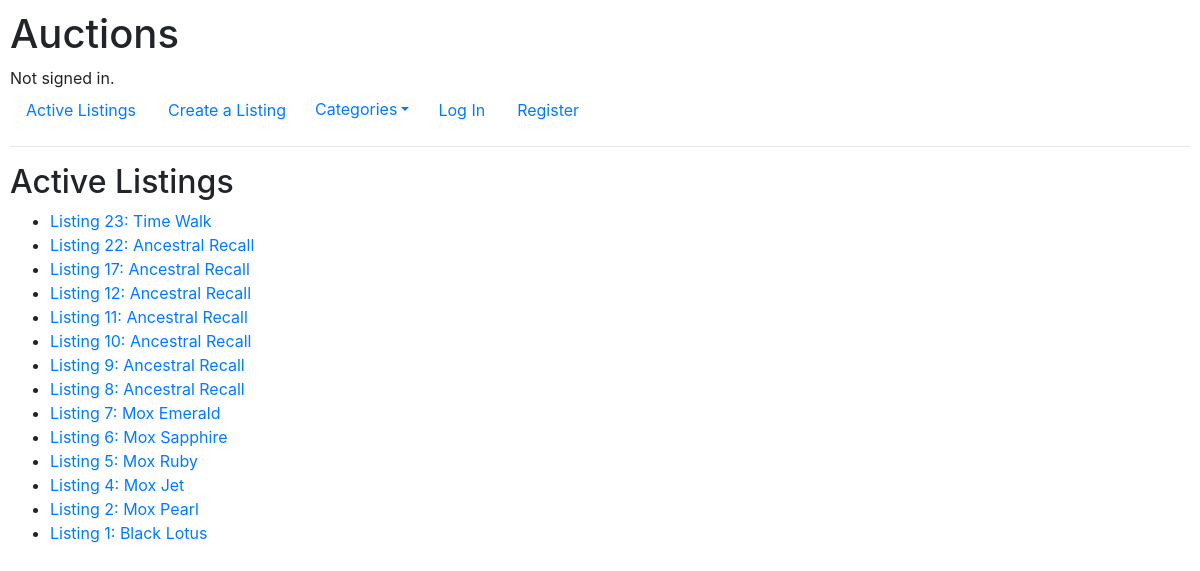
Before: / with the older database file.
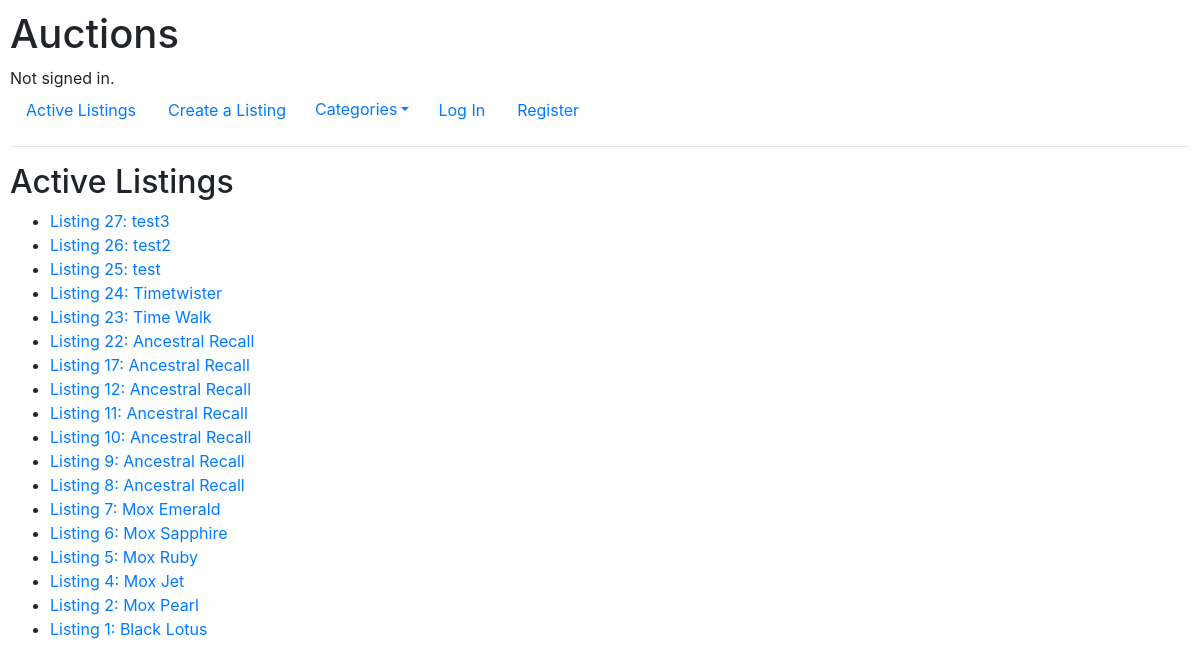
After: the same page with the newer database file.
### auctions/models.py (models this page shows, shortened)
class Listing(Model):
    CATEGORIES = (
        ("BO", "Books, Movies & Music"),
        ("BU", "Business & Industrial"),
        ("CO", "Collectibles & Art"),
        ("EL", "Electronics"),
        ("FA", "Fashion"),
        ("HE", "Health & Beauty"),
        ("HO", "Home & Garden"),
        ("MO", "Motors"),
        ("SP", "Sports"),
        ("TO", "Toys & Hobbies"),
        ("OT", "Other"),
    )
    name = CharField(max_length=64)
    category = CharField(choices=CATEGORIES, max_length=24)
    description = TextField(max_length=480)
    image_url = URLField(blank=True)
    list_price = DecimalField(max_digits=9, decimal_places=2)
    is_active = BooleanField()
    lister = ForeignKey(User, on_delete=CASCADE)

### auctions/views.py (the view)
# urls.py: path("",                    views.index,            name="index"),
def index(request):
    return render(request, "auctions/index.html", {
        "categories": CATEGORIES,
        "listings": models.Listing.objects.filter(is_active=True).order_by("-id")
    })

### auctions/templates/auctions/index.html
{% extends "auctions/layout.html" %}
{% block body %}
    <h2>Active Listings</h2>
    <ul>
        {% for listing in listings %}
            <li><a href="{% url 'read' listing.id listing.name %}">Listing {{listing.id}}: {{listing.name}}</a></li>
        {% endfor %}
    </ul>
{% endblock %}

### auctions/templates/auctions/layout.html (shortened to what this page needs)
{% load static %}
<!DOCTYPE html>
<html lang="en">
    <head>
        <link rel="stylesheet" href="https://stackpath.bootstrapcdn.com/bootstrap/4.4.1/css/bootstrap.min.css">
        <link rel="stylesheet" href="https://cdn.jsdelivr.net/npm/bootstrap-icons@1.8.0/font/bootstrap-icons.css">
        <link href="{% static 'auctions/styles.css' %}" rel="stylesheet">
    </head>
    <body>
        <h1>Auctions</h1>
        <div>
            {% if user.is_authenticated %}
                Signed in as <strong>{{ user.username }}</strong>.
            {% else %}
                Not signed in.
            {% endif %}
        </div>
        <ul class="nav">
            <li class="nav-item">
                <a class="nav-link" href="{% url 'index' %}">Active Listings</a>
            </li>
            <li class="nav-item">
                <a class="nav-link" href="{% url 'create' %}">Create a Listing</a>
            </li>
            <li class="nav-item">
                <div class="dropdown show">
                    <a class="btn btn-link dropdown-toggle" href="" role="button" id="dropdownMenuLink" data-toggle="dropdown" aria-haspopup="true" aria-expanded="false">Categories</a>
                </div>
            </li>
            {% if user.is_authenticated %}
                <li class="nav-item">
                    <a class="nav-link" href="{% url 'watchlist' %}">My Watchlist</a>
                </li>
                <li class="nav-item">
                    <a class="nav-link" href="{% url 'logout' %}">Log Out</a>
                </li>
            {% else %}
                <li class="nav-item">
                    <a class="nav-link" href="{% url 'login' %}">Log In</a>
                </li>
                <li class="nav-item">
                    <a class="nav-link" href="{% url 'register' %}">Register</a>
                </li>
            {% endif %}
        </ul>
        <hr>
        {% block body %}
        {% endblock %}
    </body>
</html>

### auctions/static/auctions/styles.css (style rules this page uses)
body { padding: 10px; }

Changed rows visible on the page:
added Listing: id "27", name "test3"
added Listing: id "26", name "test2"
added Listing: id "25", name "test"
added Listing: id "24", name "Timetwister"
